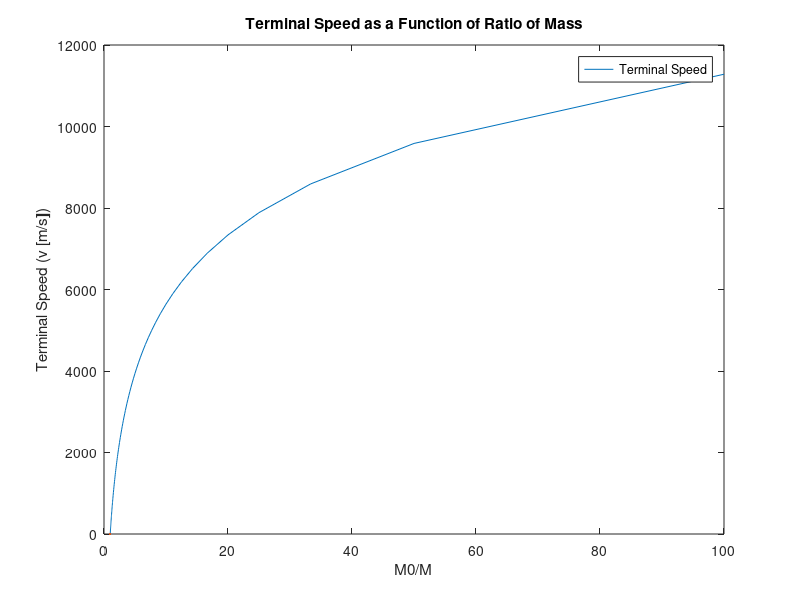

Source code (MATLAB): (Note: this script raises an error after producing the figure.)
clear all; clc;close all;

%% Q2
m0 = 1;
m = 1:-0.01:0.01; % terminal mass array
r = m0./m;
v = 250*9.8.*log(r);
plot(r,v,LineWidth=2); xlabel('M0/M'); ylabel('Terminal Speed (v [m/s])');
title('Terminal Speed as a Function of Ratio of Mass');
legend('Terminal Speed');
%% Q6
syms x
var = 0.25;
f = @(x) (1/(sqrt(2*pi*var))) * exp((-1*(x-1).^2)/(2*var)) .* sind(x);
three_sigma = integral(f, -0.5, 2.5)
four_sigma = integral(f, -1, 3)


